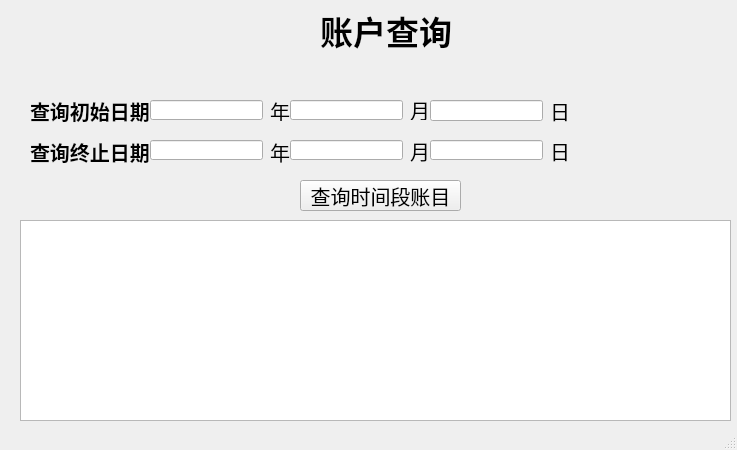
<?xml version="1.0" encoding="UTF-8"?>
<ui version="4.0">
 <class>SWindow</class>
 <widget class="QMainWindow" name="SWindow">
  <property name="geometry">
   <rect>
    <x>0</x>
    <y>0</y>
    <width>737</width>
    <height>450</height>
   </rect>
  </property>
  <property name="windowTitle">
   <string>MainWindow</string>
  </property>
  <widget class="QWidget" name="centralwidget">
   <widget class="QLabel" name="label">
    <property name="geometry">
     <rect>
      <x>320</x>
      <y>-20</y>
      <width>271</width>
      <height>101</height>
     </rect>
    </property>
    <property name="font">
     <font>
      <family>宋体</family>
      <pointsize>25</pointsize>
      <bold>true</bold>
     </font>
    </property>
    <property name="text">
     <string>账户查询</string>
    </property>
   </widget>
   <widget class="QTextBrowser" name="tbSearch">
    <property name="geometry">
     <rect>
      <x>20</x>
      <y>220</y>
      <width>711</width>
      <height>201</height>
     </rect>
    </property>
   </widget>
   <widget class="QLabel" name="label_2">
    <property name="geometry">
     <rect>
      <x>30</x>
      <y>80</y>
      <width>121</width>
      <height>61</height>
     </rect>
    </property>
    <property name="font">
     <font>
      <family>宋体</family>
      <pointsize>15</pointsize>
      <bold>true</bold>
     </font>
    </property>
    <property name="text">
     <string>查询初始日期：</string>
    </property>
   </widget>
   <widget class="QLineEdit" name="leYear_1">
    <property name="geometry">
     <rect>
      <x>150</x>
      <y>100</y>
      <width>113</width>
      <height>20</height>
     </rect>
    </property>
   </widget>
   <widget class="QLineEdit" name="leMonth_1">
    <property name="geometry">
     <rect>
      <x>290</x>
      <y>100</y>
      <width>113</width>
      <height>20</height>
     </rect>
    </property>
   </widget>
   <widget class="QLineEdit" name="leDay_1">
    <property name="geometry">
     <rect>
      <x>430</x>
      <y>100</y>
      <width>113</width>
      <height>21</height>
     </rect>
    </property>
   </widget>
   <widget class="QLineEdit" name="leYear_2">
    <property name="geometry">
     <rect>
      <x>150</x>
      <y>140</y>
      <width>113</width>
      <height>20</height>
     </rect>
    </property>
   </widget>
   <widget class="QLineEdit" name="leMonth_2">
    <property name="geometry">
     <rect>
      <x>290</x>
      <y>140</y>
      <width>113</width>
      <height>20</height>
     </rect>
    </property>
   </widget>
   <widget class="QLineEdit" name="leDay_2">
    <property name="geometry">
     <rect>
      <x>430</x>
      <y>140</y>
      <width>113</width>
      <height>20</height>
     </rect>
    </property>
   </widget>
   <widget class="QPushButton" name="btnS">
    <property name="geometry">
     <rect>
      <x>300</x>
      <y>180</y>
      <width>161</width>
      <height>31</height>
     </rect>
    </property>
    <property name="font">
     <font>
      <family>宋体</family>
      <pointsize>15</pointsize>
     </font>
    </property>
    <property name="text">
     <string>查询时间段账目</string>
    </property>
   </widget>
   <widget class="QLabel" name="label_3">
    <property name="geometry">
     <rect>
      <x>30</x>
      <y>121</y>
      <width>121</width>
      <height>61</height>
     </rect>
    </property>
    <property name="font">
     <font>
      <family>宋体</family>
      <pointsize>15</pointsize>
      <bold>true</bold>
     </font>
    </property>
    <property name="text">
     <string>查询终止日期：</string>
    </property>
   </widget>
   <widget class="QLabel" name="label_4">
    <property name="geometry">
     <rect>
      <x>270</x>
      <y>100</y>
      <width>40</width>
      <height>21</height>
     </rect>
    </property>
    <property name="font">
     <font>
      <family>宋体</family>
      <pointsize>15</pointsize>
     </font>
    </property>
    <property name="text">
     <string>年</string>
    </property>
   </widget>
   <widget class="QLabel" name="label_5">
    <property name="geometry">
     <rect>
      <x>270</x>
      <y>131</y>
      <width>40</width>
      <height>41</height>
     </rect>
    </property>
    <property name="font">
     <font>
      <family>宋体</family>
      <pointsize>15</pointsize>
     </font>
    </property>
    <property name="text">
     <string>年</string>
    </property>
   </widget>
   <widget class="QLabel" name="label_6">
    <property name="geometry">
     <rect>
      <x>410</x>
      <y>100</y>
      <width>40</width>
      <height>20</height>
     </rect>
    </property>
    <property name="font">
     <font>
      <family>宋体</family>
      <pointsize>15</pointsize>
     </font>
    </property>
    <property name="text">
     <string>月</string>
    </property>
   </widget>
   <widget class="QLabel" name="label_7">
    <property name="geometry">
     <rect>
      <x>410</x>
      <y>130</y>
      <width>40</width>
      <height>41</height>
     </rect>
    </property>
    <property name="font">
     <font>
      <family>宋体</family>
      <pointsize>15</pointsize>
     </font>
    </property>
    <property name="text">
     <string>月</string>
    </property>
   </widget>
   <widget class="QLabel" name="label_8">
    <property name="geometry">
     <rect>
      <x>550</x>
      <y>90</y>
      <width>40</width>
      <height>41</height>
     </rect>
    </property>
    <property name="font">
     <font>
      <family>宋体</family>
      <pointsize>15</pointsize>
     </font>
    </property>
    <property name="text">
     <string>日</string>
    </property>
   </widget>
   <widget class="QLabel" name="label_9">
    <property name="geometry">
     <rect>
      <x>550</x>
      <y>130</y>
      <width>40</width>
      <height>41</height>
     </rect>
    </property>
    <property name="font">
     <font>
      <family>宋体</family>
      <pointsize>15</pointsize>
     </font>
    </property>
    <property name="text">
     <string>日</string>
    </property>
   </widget>
  </widget>
  <widget class="QMenuBar" name="menubar">
   <property name="geometry">
    <rect>
     <x>0</x>
     <y>0</y>
     <width>737</width>
     <height>17</height>
    </rect>
   </property>
  </widget>
  <widget class="QStatusBar" name="statusbar"/>
 </widget>
 <resources/>
 <connections/>
</ui>
